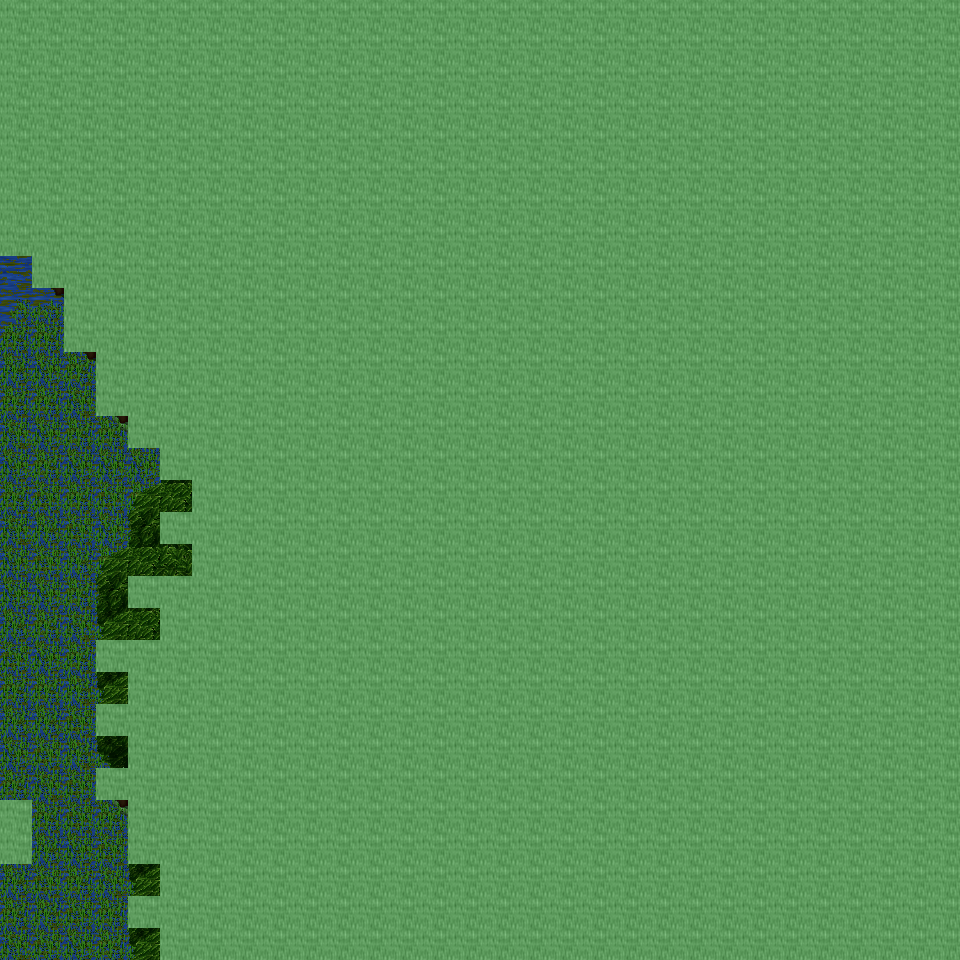

A level layout from a 2D game, rendered from its tile map. Below: a short description, then the map file with tile-grid data replaced by summaries:
An orthogonal 30x30 tile map with 32x32 px tiles, 6 tile layers (Ground, Object, Object2, Above, ...), 25 tilesets and 3 objects (3x mapchange).

<map version="1.0" orientation="orthogonal" renderorder="right-down" width="30" height="30" tilewidth="32" tileheight="32" nextobjectid="4">
  <tileset firstgid="1" name="tileset_ground_ground" tilewidth="32" tileheight="32" tilecount="33" columns="3">
    <image source="../drawable/tileset_ground_ground.png" width="96" height="352" />
  </tileset>
  <tileset firstgid="34" name="tileset_plant_flower_daisy_white" tilewidth="32" tileheight="32" tilecount="8" columns="2">
    <image source="../drawable/tileset_plant_flower_daisy_white.png" width="64" height="128" />
  </tileset>
  <tileset firstgid="42" name="tileset_ground_grass_edges" tilewidth="32" tileheight="32" tilecount="36" columns="12">
    <image source="../drawable/tileset_ground_grass_edges.png" width="384" height="96" />
  </tileset>
  <tileset firstgid="78" name="tileset_ground_grass_corners" tilewidth="32" tileheight="32" tilecount="24" columns="6">
    <image source="../drawable/tileset_ground_grass_corners.png" width="192" height="128" />
  </tileset>
  <tileset firstgid="102" name="tileset_plant_grasses" tilewidth="32" tileheight="32" tilecount="6" columns="3">
    <image source="../drawable/tileset_plant_grasses.png" width="96" height="64" />
  </tileset>
  <tileset firstgid="108" name="tileset_ground_rock_pebbles" tilewidth="32" tileheight="32" tilecount="3" columns="1">
    <image source="../drawable/tileset_ground_rock_pebbles.png" width="32" height="96" />
  </tileset>
  <tileset firstgid="111" name="tileset_ground_earth_edges" tilewidth="32" tileheight="32" tilecount="18" columns="6">
    <image source="../drawable/tileset_ground_earth_edges.png" width="192" height="96" />
  </tileset>
  <tileset firstgid="129" name="tileset_item_corpse_skull_pale" tilewidth="32" tileheight="32" tilecount="2" columns="2">
    <image source="../drawable/tileset_item_corpse_skull_pale.png" width="64" height="32" />
  </tileset>
  <tileset firstgid="131" name="tileset_logic_collision" tilewidth="32" tileheight="32" tilecount="1" columns="1">
    <image source="../drawable/tileset_logic_collision.png" width="32" height="32" />
  </tileset>
  <tileset firstgid="132" name="tileset_ground_water_swamp_water" tilewidth="32" tileheight="32" tilecount="33" columns="3">
    <image source="../drawable/tileset_ground_water_swamp_water.png" width="96" height="352" />
  </tileset>
  <tileset firstgid="165" name="tileset_plant_tree_tree_darkgreen" tilewidth="32" tileheight="32" tilecount="88" columns="8">
    <image source="../drawable/tileset_plant_tree_tree_darkgreen.png" width="256" height="352" />
  </tileset>
  <tileset firstgid="253" name="tileset_building_death_tower" tilewidth="32" tileheight="32" tilecount="252" columns="9">
    <image source="../drawable/tileset_building_death_tower.png" width="288" height="896" />
  </tileset>
  <tileset firstgid="505" name="tileset_ground_ridge_earth_dark" tilewidth="32" tileheight="32" tilecount="96" columns="12">
    <image source="../drawable/tileset_ground_ridge_earth_dark.png" width="384" height="256" />
  </tileset>
  <tileset firstgid="601" name="tileset_plant_tree_dead_tree_2" tilewidth="32" tileheight="32" tilecount="20" columns="4">
    <image source="../drawable/tileset_plant_tree_dead_tree_2.png" width="128" height="160" />
  </tileset>
  <tileset firstgid="621" name="tileset_item_corpse_swamp_sunken" tilewidth="32" tileheight="32" tilecount="32" columns="8">
    <image source="../drawable/tileset_item_corpse_swamp_sunken.png" width="256" height="128" />
  </tileset>
  <tileset firstgid="653" name="tileset_plant_grasses_swamp" tilewidth="32" tileheight="32" tilecount="42" columns="6">
    <image source="../drawable/tileset_plant_grasses_swamp.png" width="192" height="224" />
  </tileset>
  <tileset firstgid="695" name="tileset_plant_tree_dead_tree_3" tilewidth="32" tileheight="32" tilecount="16" columns="4">
    <image source="../drawable/tileset_plant_tree_dead_tree_3.png" width="128" height="128" />
  </tileset>
  <tileset firstgid="711" name="tileset_plant_stump_hollow_logs" tilewidth="32" tileheight="32" tilecount="6" columns="3">
    <image source="../drawable/tileset_plant_stump_hollow_logs.png" width="96" height="64" />
  </tileset>
  <tileset firstgid="717" name="tileset_ground_rock_rocks" tilewidth="32" tileheight="32" tilecount="4" columns="2">
    <image source="../drawable/tileset_ground_rock_rocks.png" width="64" height="64" />
  </tileset>
  <tileset firstgid="721" name="tileset_ground_rock_rocks_3" tilewidth="32" tileheight="32" tilecount="16" columns="4">
    <image source="../drawable/tileset_ground_rock_rocks_3.png" width="128" height="128" />
  </tileset>
  <tileset firstgid="737" name="tileset_item_corpse_skeleton" tilewidth="32" tileheight="32" tilecount="4" columns="2">
    <image source="../drawable/tileset_item_corpse_skeleton.png" width="64" height="64" />
  </tileset>
  <tileset firstgid="741" name="tileset_item_gothic_skull_post" tilewidth="32" tileheight="32" tilecount="2" columns="1">
    <image source="../drawable/tileset_item_gothic_skull_post.png" width="32" height="64" />
  </tileset>
  <tileset firstgid="743" name="tileset_item_statue_skullpedestal" tilewidth="32" tileheight="32" tilecount="2" columns="1">
    <image source="../drawable/tileset_item_statue_skullpedestal.png" width="32" height="64" />
  </tileset>
  <tileset firstgid="745" name="tileset_building_entrance_int_broken_bars" tilewidth="32" tileheight="32" tilecount="2" columns="1">
    <image source="../drawable/tileset_building_entrance_int_broken_bars.png" width="32" height="64" />
  </tileset>
  <tileset firstgid="747" name="tileset_ground_slate_tiles" tilewidth="32" tileheight="32" tilecount="15" columns="5">
    <image source="../drawable/tileset_ground_slate_tiles.png" width="160" height="96" />
  </tileset>
  <layer name="Ground" width="30" height="30">
    <data>[900 cells, 900 non-empty, 15 distinct tile ids]</data>
  </layer>
  <layer name="Object" width="30" height="30">
    <data>[900 cells, 466 non-empty, 26 distinct tile ids]</data>
  </layer>
  <layer name="Object2" width="30" height="30">
    <data>[900 cells, 330 non-empty, 31 distinct tile ids]</data>
  </layer>
  <layer name="Above" width="30" height="30">
    <data>[900 cells, 478 non-empty, 20 distinct tile ids]</data>
  </layer>
  <layer name="Above2" width="30" height="30">
    <data>[900 cells, 227 non-empty, 9 distinct tile ids]</data>
  </layer>
  <layer name="Walkable" width="30" height="30">
    <data>[900 cells, 817 non-empty, 1 distinct tile ids]</data>
  </layer>
  <objectgroup name="MapEvents">
    <object id="1" name="south" type="mapchange" x="0" y="928" width="160" height="32">
      <properties>
        <property name="map" value="0_ados_mountain_n2_w2_x4_y1" />
        <property name="place" value="north" />
      </properties>
    </object>
    <object id="2" name="west" type="mapchange" x="0" y="256" width="32" height="544">
      <properties>
        <property name="map" value="0_ados_mountain_n2_w2_x3_y0" />
        <property name="place" value="east" />
      </properties>
    </object>
    <object id="3" name="west2" type="mapchange" x="0" y="864" width="32" height="96">
      <properties>
        <property name="map" value="0_ados_mountain_n2_w2_x3_y0" />
        <property name="place" value="east2" />
      </properties>
    </object>
  </objectgroup>
</map>
